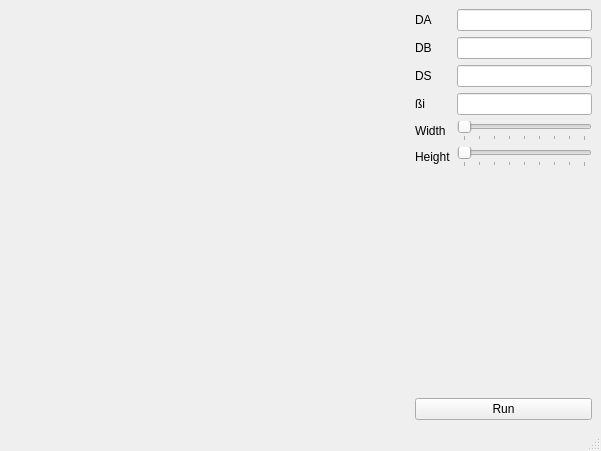
<ui version="4.0" >
 <class>MainWindow</class>
 <widget class="QMainWindow" name="MainWindow" >
  <property name="geometry" >
   <rect>
    <x>0</x>
    <y>0</y>
    <width>601</width>
    <height>451</height>
   </rect>
  </property>
  <property name="windowTitle" >
   <string>MainWindow</string>
  </property>
  <widget class="QWidget" name="centralwidget" >
   <layout class="QHBoxLayout" name="horizontalLayout" >
    <item>
     <widget class="GLWidget" native="1" name="widget" >
      <property name="sizePolicy" >
       <sizepolicy vsizetype="Preferred" hsizetype="Maximum" >
        <horstretch>0</horstretch>
        <verstretch>0</verstretch>
       </sizepolicy>
      </property>
      <property name="minimumSize" >
       <size>
        <width>400</width>
        <height>200</height>
       </size>
      </property>
     </widget>
    </item>
    <item>
     <layout class="QVBoxLayout" name="verticalLayout_3" >
      <item>
       <layout class="QFormLayout" name="formLayout_3" >
        <item row="0" column="0" >
         <widget class="QLabel" name="daLabel" >
          <property name="text" >
           <string>DA</string>
          </property>
         </widget>
        </item>
        <item row="0" column="1" >
         <widget class="QLineEdit" name="daField" >
         </widget>
        </item>
        <item row="1" column="0" >
         <widget class="QLabel" name="label_2" >
          <property name="text" >
           <string>DB</string>
          </property>
         </widget>
        </item>
        <item row="1" column="1" >
         <widget class="QLineEdit" name="dbField" >

         </widget>
        </item>
        <item row="2" column="0" >
         <widget class="QLabel" name="label_3" >
          <property name="text" >
           <string>DS</string>
          </property>
         </widget>
        </item>
        <item row="2" column="1" >
         <widget class="QLineEdit" name="dsField" >

         </widget>
        </item>
        <item row="3" column="0" >
         <widget class="QLabel" name="label_4" >
          <property name="text" >
           <string>ßi</string>
          </property>
         </widget>
        </item>
        <item row="3" column="1" >
         <widget class="QLineEdit" name="betaField" >

         </widget>
        </item>
        <item row="4" column="0" >
         <widget class="QLabel" name="label_5" >
          <property name="text" >
           <string>Width</string>
          </property>
         </widget>
        </item>
        <item row="4" column="1" >
         <widget class="QSlider" name="widthSlider" >
          <property name="maximum" >
           <number>800</number>
          </property>
          <property name="orientation" >
           <enum>Qt::Horizontal</enum>
          </property>
          <property name="tickPosition" >
           <enum>QSlider::TicksBelow</enum>
          </property>
          <property name="tickInterval" >
           <number>100</number>
          </property>
         </widget>
        </item>
        <item row="5" column="0" >
         <widget class="QLabel" name="label_6" >
          <property name="text" >
           <string>Height</string>
          </property>
         </widget>
        </item>
        <item row="5" column="1" >
         <widget class="QSlider" name="heightSlider" >
          <property name="maximum" >
           <number>800</number>
          </property>
          <property name="orientation" >
           <enum>Qt::Horizontal</enum>
          </property>
          <property name="tickPosition" >
           <enum>QSlider::TicksBelow</enum>
          </property>
          <property name="tickInterval" >
           <number>100</number>
          </property>
         </widget>
        </item>
       </layout>
      </item>
      <item>
       <widget class="QPushButton" name="runButton" >
        <property name="text" >
         <string>Run</string>
        </property>
       </widget>
      </item>
     </layout>
    </item>
   </layout>
  </widget>
  <widget class="QMenuBar" name="menubar" >
   <property name="geometry" >
    <rect>
     <x>0</x>
     <y>0</y>
     <width>601</width>
     <height>22</height>
    </rect>
   </property>
  </widget>
  <widget class="QStatusBar" name="statusbar" />
 </widget>
 <customwidgets>
  <customwidget>
   <class>GLWidget</class>
   <extends>QWidget</extends>
   <header>GLWidget</header>
   <container>1</container>
  </customwidget>
 </customwidgets>
 <resources/>
 <connections/>
</ui>
